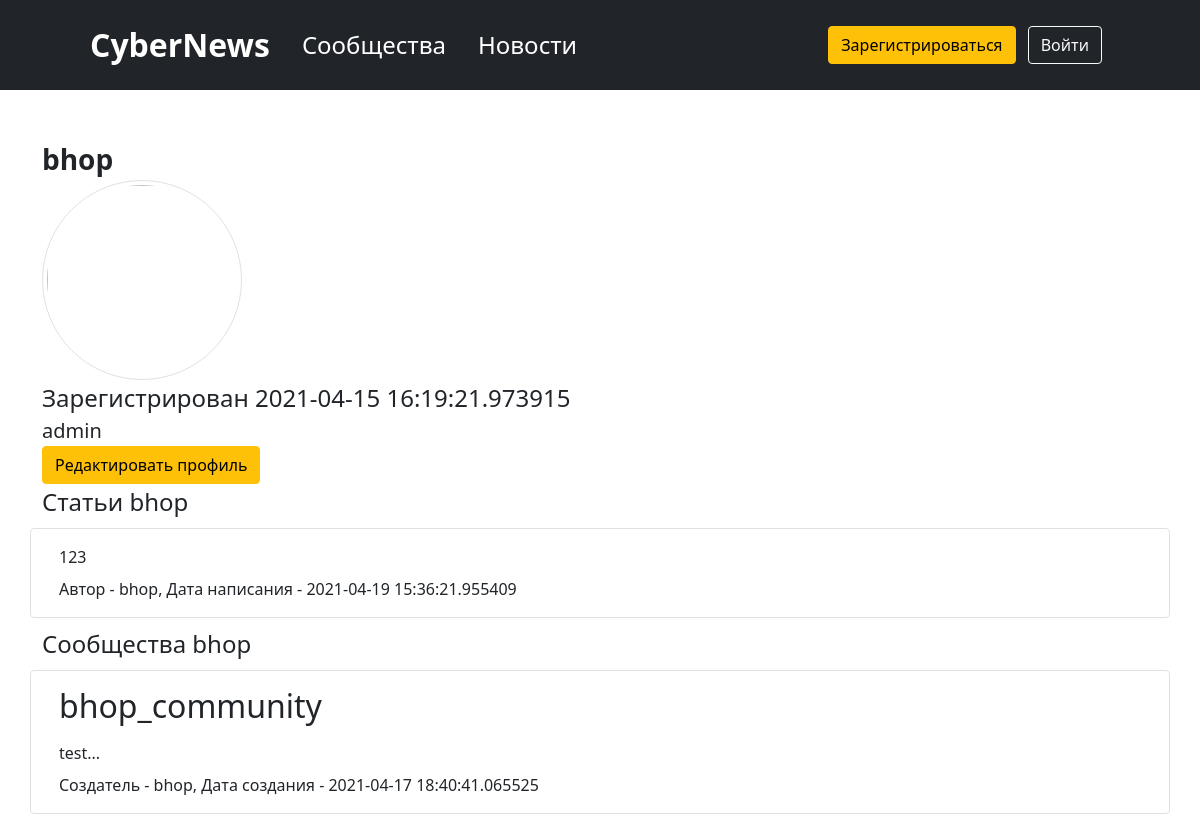
Page /profile/id2 on the committed database.
### data/users.py (models this page shows, shortened)
class User(UserMixin, SqlAlchemyBase):
    __tablename__ = 'users'
    id = sqlalchemy.Column(sqlalchemy.Integer,
                           primary_key=True, autoincrement=True)
    name = sqlalchemy.Column(sqlalchemy.String, nullable=True)
    about = sqlalchemy.Column(sqlalchemy.String, nullable=True)
    email = sqlalchemy.Column(sqlalchemy.String,
                              index=True, unique=True, nullable=True)
    hashed_password = sqlalchemy.Column(sqlalchemy.String, nullable=True)
    created_date = sqlalchemy.Column(sqlalchemy.DateTime,
                                     default=datetime.datetime.now, nullable=True)
    avatar = sqlalchemy.Column(sqlalchemy.BLOB)
    subscribes_user_to_community = orm.relationship('Community', secondary='subscribes_user_to_community', backref="user")
    news = orm.relation("News", back_populates='user')
    communities = orm.relation('Community', back_populates='creator')

### data/news.py (models this page shows)
class News(SqlAlchemyBase):
    __tablename__ = 'news'
    id = sqlalchemy.Column(sqlalchemy.Integer,
                           primary_key=True, autoincrement=True)
    title = sqlalchemy.Column(sqlalchemy.String, nullable=True)
    content = sqlalchemy.Column(sqlalchemy.String, nullable=True)
    created_date = sqlalchemy.Column(sqlalchemy.DateTime,
                                     default=datetime.datetime.now)
    is_private = sqlalchemy.Column(sqlalchemy.Boolean, default=True)
    user_id = sqlalchemy.Column(sqlalchemy.Integer,
                                sqlalchemy.ForeignKey("users.id"))
    is_published_by_community = sqlalchemy.Column(sqlalchemy.Boolean, default=False)
    community_id = sqlalchemy.Column(sqlalchemy.Integer, sqlalchemy.ForeignKey('communities.id'),
                                     default=None, nullable=True)
    user = orm.relation('User')
    community = orm.relation('Community')
    categories = orm.relation("Category",
                              secondary="association",
                              backref="news")

### data/communities.py (models this page shows)
class Community(SqlAlchemyBase):
    __tablename__ = 'communities'
    id = sqlalchemy.Column(sqlalchemy.Integer,
                           primary_key=True, autoincrement=True)
    name = sqlalchemy.Column(sqlalchemy.String, nullable=True)
    description = sqlalchemy.Column(sqlalchemy.String, nullable=True)
    created_date = sqlalchemy.Column(sqlalchemy.DateTime,
                                     default=datetime.datetime.now)
    is_private = sqlalchemy.Column(sqlalchemy.Boolean, default=True)
    creator_id = sqlalchemy.Column(sqlalchemy.Integer,
                                sqlalchemy.ForeignKey("users.id"))
    subscribers = orm.relation('User', secondary='subscribes_user_to_community', backref='community')
    creator = orm.relation('User')
    news = orm.relation("News", back_populates='community')

### main.py (the view)
@app.route('/profile/id<int:id>')
def profile(id):
    db_sess = db_session.create_session()
    user = db_sess.query(User).filter(User.id == id).first()
    news = user.news
    coms = user.communities
    return render_template('profile.html', news=news, coms=coms, user=user)

### data/db_session.py (called while the page is built)
def create_session() -> Session:
    global __factory
    return __factory()

### templates/profile.html (shortened to what this page needs)
{% extends "base.html" %}
{% block content %}
<div class="fs-3 fw-bold">{{ user.name }}</div>
<div class=""><img src="{{ url_for('user_avatar', id=user.id) }}" class="rounded-circle img-thumbnail" style="object-fit: cover;
     		width:200px; height: 200px"></div>
<div class="fs-4">Зарегистрирован {{ user.created_date }}</div>
<div class="fs-5">{{ user.about }}</div>
<a href="/profile/edit" class="btn btn-warning">
    Редактировать профиль
</a>
<div class="fs-4">Статьи {{ user.name }}</div>
{% if news %}
    {% for item in news%}
        <div class="row gap-2 p-3 my-2 border rounded">
            <div>
                {{item.content}}
            </div>
            <div>
                Автор - {{item.user.name}}, Дата написания - {{item.created_date}}
            </div>
        </div>
    {% endfor %}
{% else %}
    <div class="'fs-5 text-black-50">{{ user.name }} еще не написал ни одной статьи</div>
{% endif %}
<div class="fs-4">Сообщества {{ user.name }}</div>
{% if coms %}
    {% for item in coms%}
        <div class="row gap-2 p-3 my-2 border rounded">
            <h2><a class="text-decoration-none text-body" href="/community/id{{ item.id }}">{{item.name}}</a></h2>
            <div>
                {{item.description[:40] + '...'}}
            </div>
            <div>
                Создатель - {{item.creator.name}}, Дата создания - {{item.created_date}}
            </div>
        </div>
    {% endfor %}
{% else %}
    <div class="'fs-5 text-black-50">{{ user.name }} не является админом ни одного сообщества</div>
{% endif %}
{% endblock %}

### templates/base.html (shortened to what this page needs)
<!doctype html>
<html lang="en">
<head>
    <link href="https://cdn.jsdelivr.net/npm/bootstrap@5.0.0-beta3/dist/css/bootstrap.min.css"
          rel="stylesheet"
>
</head>
<body>
<header class="p-3 bg-dark text-white">
    <div class="container">
        <div class="d-flex flex-wrap navbar navbar-dark bg-dark sticky-top py-0">
            <a class="navbar-brand text-center fs-2 ps-5 fw-bold" href="/">CyberNews</a>
            <ul class="nav col-12 col-lg-auto me-lg-auto mb-2 justify-content-center mb-md-0">
                <li><a href="/communities" class="nav-link text-white fs-4">Сообщества</a></li>
                <li><a href="/news" class="nav-link text-white pe-5 fs-4">Новости</a></li>
            </ul>
            {% if current_user.is_authenticated %}
            <div class="dropdown">
                <a class="nav-link dropdown-toggle fs-3 pe-5" href="#" id="navbarDarkDropdownMenuLink" data-bs-toggle="dropdown" aria-expanded="false" style="color: #ced4da">
                    {{ current_user.name }}
                </a>
                <ul class="dropdown-menu dropdown-menu-dark" aria-labelledby="navbarDarkDropdownMenuLink">
                    <li><a class="dropdown-item" href="/news/my">Мои статьи</a></li>
                    <li><a class="dropdown-item" href="/communities/my">Мои сообщества</a></li>
                    <li><a class="dropdown-item" href="/profile">Профиль</a></li>
                    <li><hr class="dropdown-divider"></li>
                    <li><a class="dropdown-item" href="/logout">Выйти</a></li>
                </ul>
            </div>
            {% else %}
            <p class="m-2 px-5">
                <a class="btn btn btn-warning me-2" href="/register" role="button">Зарегистрироваться</a>
                <a class="btn btn-outline-light ml-2" href="/login" role="button">Войти</a>
            </p>
            {% endif %}
        </div>
    </div>
</header>
<main role="main" class="container mt-5">
    {% block content %}{% endblock %}
</main>
</body>
</html>

### rows in the picture
User: name "bhop", created_date "2021-04-15 16:19:21.973915", about "admin"
News: content "123", user.name "bhop", created_date "2021-04-19 15:36:21.955409"
Community: name "bhop_community", description "test...", creator.name "bhop", created_date "2021-04-17 18:40:41.065525"
